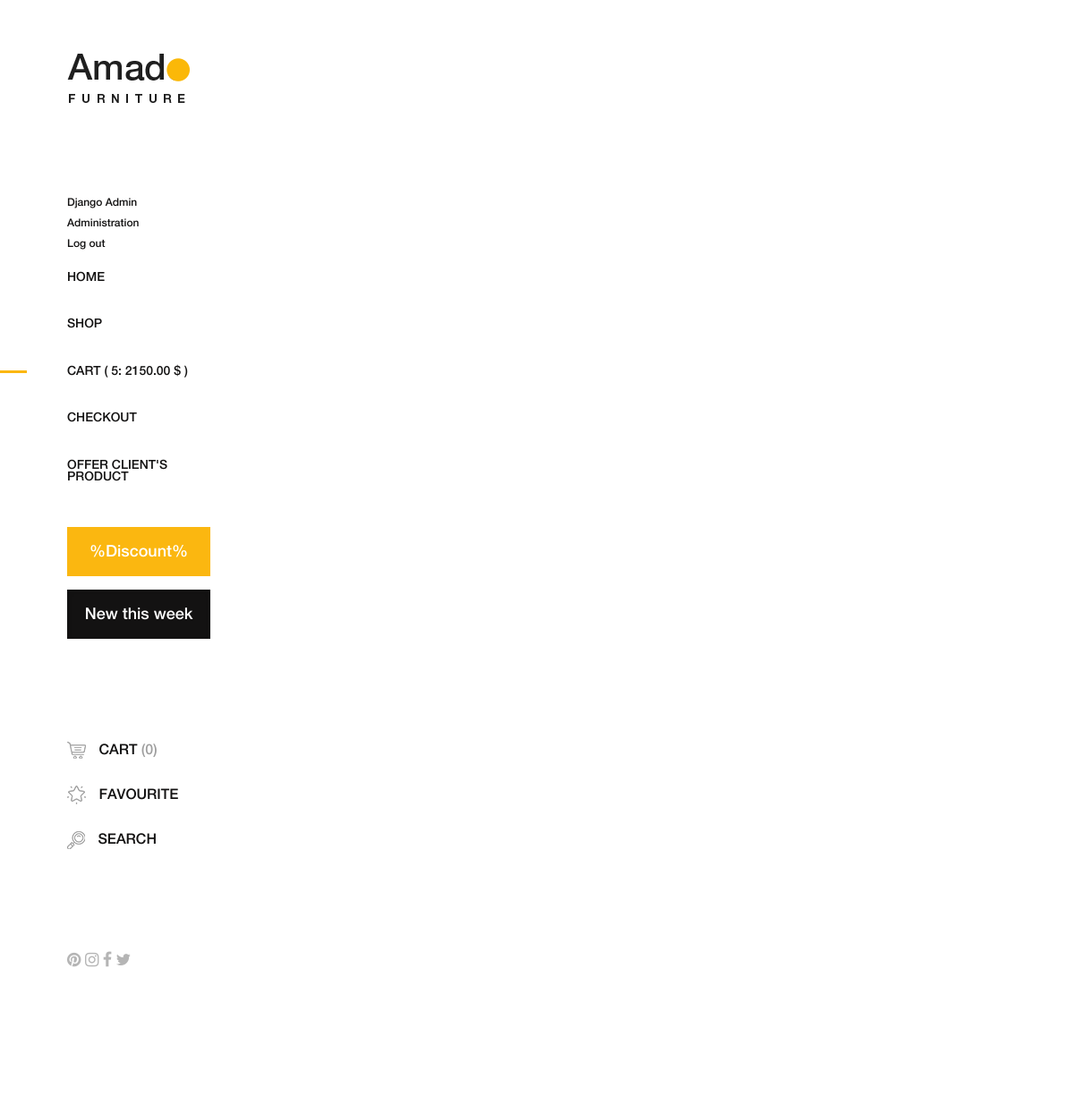
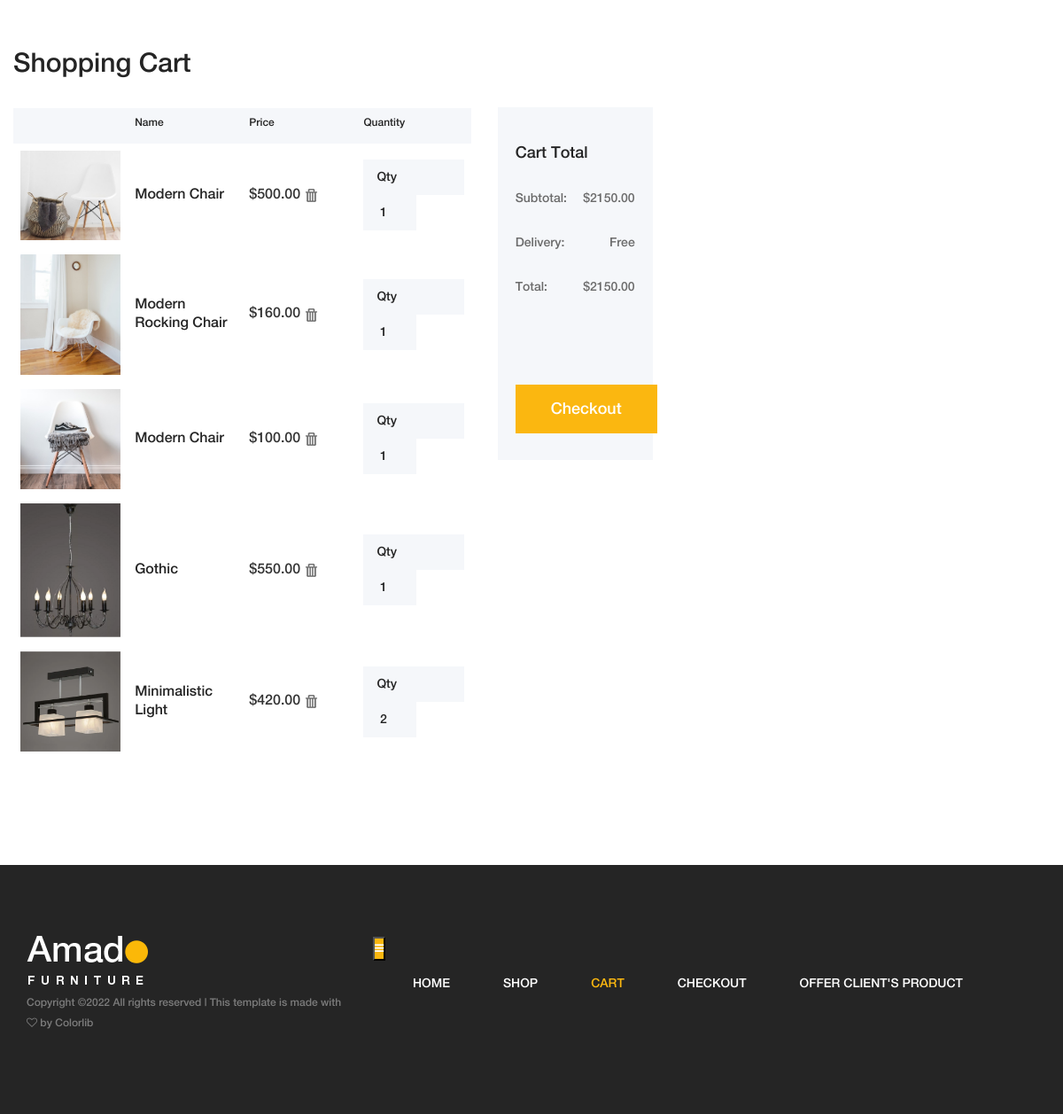
/basket/ (signed in), run on an earlier commit of the app's database (2 pictures, top to bottom).
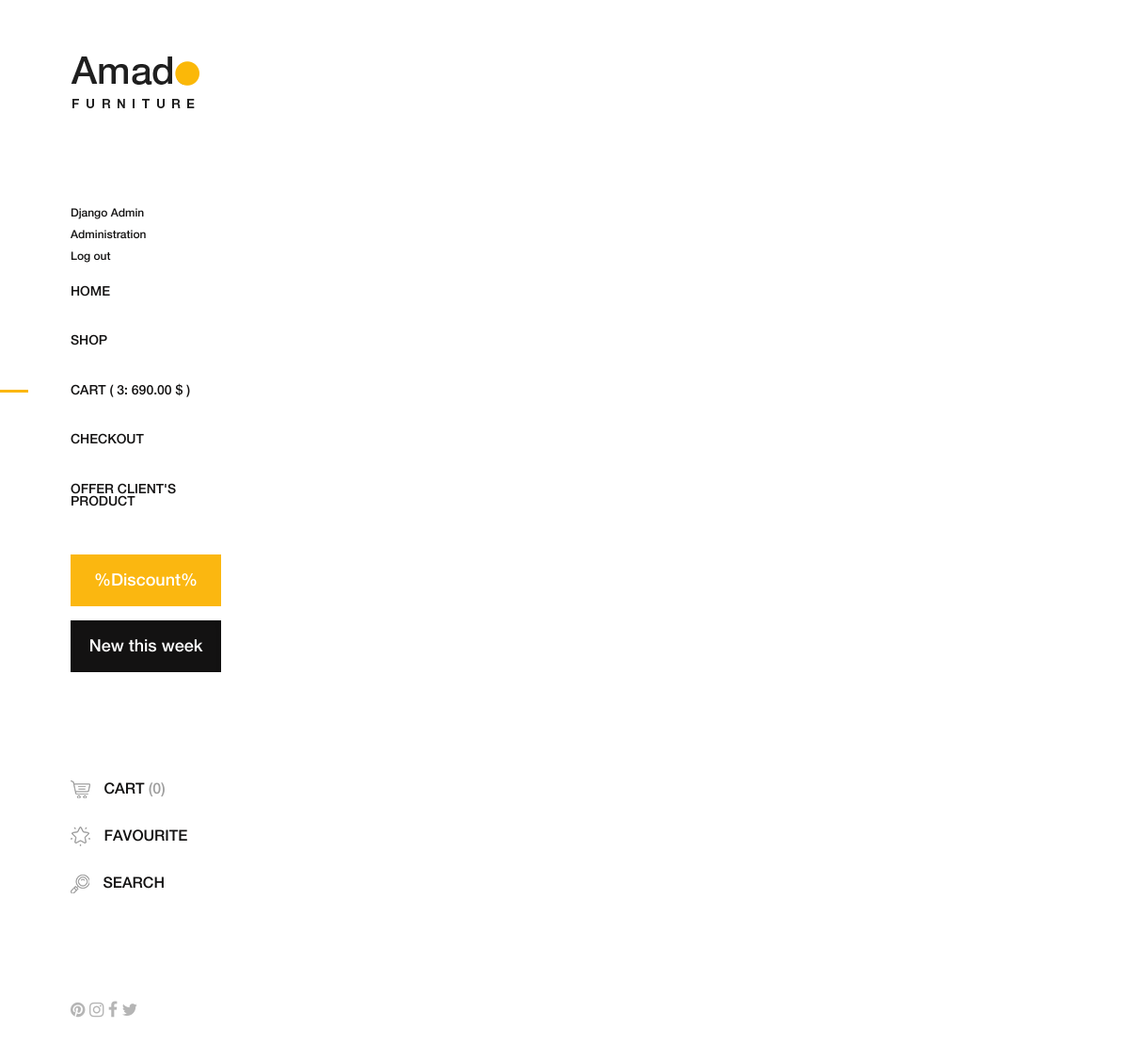
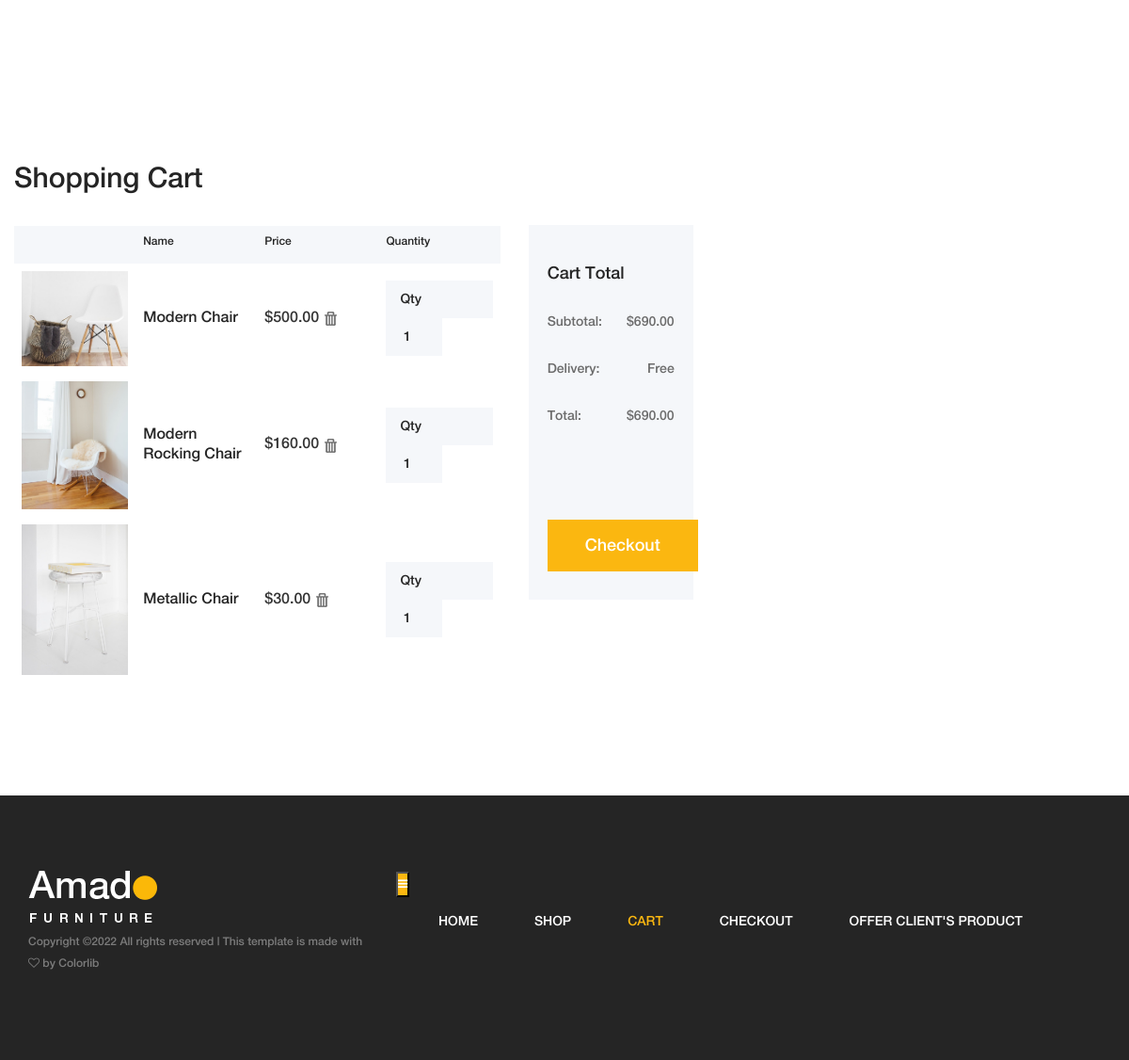
And on a later commit of the database (2 pictures, top to bottom).
### basketapp/models.py (models this page shows)
class Basket(models.Model):
    user = models.ForeignKey(settings.AUTH_USER_MODEL, on_delete=models.CASCADE, related_name='basket')
    product = models.ForeignKey(Product, on_delete=models.CASCADE)
    quantity = models.PositiveIntegerField(verbose_name='quantity', default=0)
    add_datetime = models.DateTimeField(verbose_name='add time', auto_now_add=True)
    @property
    def item_sum(self):
        _sum = self.product.price * self.quantity
        return _sum
    @property
    def total(self):
        _items = Basket.objects.filter(user=self.user)
        _total_quantity = len(set(map(lambda x: x.product, _items)))
        _total_cost = sum(list(map(lambda x: x.item_sum, _items)))
        a = self.item_sum
        return {
            "total_quantity": _total_quantity,
            "total_cost": _total_cost
        }

### authapp/models.py (models this page shows)
class ShopUser(AbstractUser):
    age = models.PositiveSmallIntegerField(verbose_name='возраст', null=True, validators=[validate_date_of_birth])
    avatar = models.ImageField(upload_to='users_avatars', blank=True)

### mainapp/models.py (models this page shows, shortened)
class Product(models.Model):
    category = models.ForeignKey(ProductCategory, on_delete=models.CASCADE)
    name = models.CharField(verbose_name='имя продукта', max_length=128, validators=[onlyLatin])
    image = models.ImageField(upload_to='products_images', blank=True)
    short_desc = models.CharField(max_length=60, verbose_name='краткое описание продукта', blank=True)
    description = models.TextField(verbose_name='Описание продукта', blank=True)
    price = models.DecimalField(verbose_name='цена продукта', max_digits=8, decimal_places=2, default=0)
    quantity = models.PositiveIntegerField(verbose_name='Количество на складе', default=0)
    is_active = models.BooleanField(default=True)

### basketapp/views.py (the view)
# urls.py: path('', basketapp.basket, name='view'),
@login_required
def basket(request):
    content = {
        'links_menu': links_menu,
        'basket': Basket.objects.filter(user=request.user)
    }
    return render(request, 'basketapp/view.html', content)

### basketapp/templates/basketapp/view.html
{% extends 'mainapp/base.html' %}
{% load static %}
{% block content %}
<div class="basket_list cart-table-area section-padding-100">
    {% include 'basketapp/includes/inc_basket_list.html' %}
</div>
{% endblock %}

### mainapp/templates/mainapp/includes/inc_navigator_menu.html
<ul>
    {% if user.is_authenticated %}
    <li>
        <a href="{% url 'auth:update' %}">
            {{ user.first_name|title|default:'User' }} {{ user.last_name|title|default:'User' }}
        </a>
    </li>
    {% endif %}
    <li>
        {% if user.is_authenticated %}
            {% if user.is_superuser %}
            <li>
                <a href="{% url 'my_admin:index' %}">
                    Administration
                </a>
            </li>
            {% endif %}
        <a href="{% url 'auth:logout' %}">
            Log out
        </a>
        {% else %}
        <a href="{% url 'auth:login' %}">
            Log in
        </a>
        {% endif %}
    </li>
</ul>
<nav class="amado-nav">
    <ul>
        {% for link in links_menu %}
        <li class="{% if request.resolver_match.view_name == link.href %}
                            active
                            {% endif %}">
            {% if link.href == 'main:shop' %}
            <a href="{% url link.href 1 %}"> {{link.name}}</a>
            {% elif link.href == 'main:index' %}
            <a href="{% url link.href %}"> {{link.name}}</a>
            {% elif link.href == 'basket:view' %}
            <a href="{% url link.href %}"> {{link.name}}
                {% if basket %}
                    ( {{basket.0.total.total_quantity}}: {{basket.0.total.total_cost}} $ )
                {% endif %}</a>
            {% else %}
            <a href="{% url link.href %}"> {{link.name}}</a>
            {% endif %}
        </li>
        {% endfor %}
    </ul>
</nav>

### basketapp/templates/basketapp/includes/inc_basket_list.html (shortened to what this page needs)
    <div class="container-fluid">
        <div class="row">
            <div class="col-12 col-lg-8">
                <div class="cart-title mt-50">
                    <h2>Shopping Cart</h2>
                </div>
                <div class="cart-table clearfix">
                    <table class="table table-responsive">
                        <thead>
                        <tr>
                            <th></th>
                            <th>Name</th>
                            <th>Price</th>
                            <th>Quantity</th>
                        </tr>
                        </thead>
                        <tbody>
                        {% for item in basket %}
                        <tr>
                            <td class="cart_product_img">
                                <a href="{% url 'main:product_details' item.product.pk %}"><img
                                        src="/media/{{ item.product.image }}" alt="Product"></a>
                            </td>
                            <td class="cart_product_desc">
                                <h5>{{ item.product.name }}</h5>
                            </td>
                            <td class="price">
                                            <span>${{ item.product.price }}   <a
                                                    href="{% url 'basketapp:remove' item.pk %}" data-toggle="tooltip"
                                                    data-placement="right" title="Remove">
                                                <img src="/static/img/core-img/remove.png" alt=""></a></span>
                            </td>
                            <td class="qty">
                                <div class="qty-btn d-flex">
                                    <p>Qty</p>
                                    <div class="quantity">
                                        <input type="number" id="qty{{item.pk}}" step="1" min="0" max="300"
                                               name="{{ item.pk }}"
                                               value="{{ item.quantity }}">
                                    </div>
                                </div>
                            </td>
                        </tr>
                        {% endfor %}
                        </tbody>
                    </table>
                </div>
            </div>
            <div class="col-12 col-lg-3">
                <div class="cart-summary">
                    <h5>Cart Total</h5>
                    <ul class="summary-table">
                        <li><span>subtotal:</span>
                            <span>{% if basket %}${{basket.0.total.total_cost}}{% else %}$0{% endif %}</span>
                        </li>
                        <li><span>delivery:</span> <span>Free</span></li>
                        <li><span>total:</span>
                            <span>{% if basket %}${{basket.0.total.total_cost}}{% else %}$0{% endif %}</span>
                        </li>
                    </ul>
                    <div class="cart-btn mt-100">
                        <a href="/cart/" class="btn amado-btn w-100">Checkout</a>
                    </div>
                </div>
            </div>
        </div>
    </div>

What changed in the data, as far as the page shows it:
removed Basket: user+product+quantity "5", user+product+quantity "2150.00", product.image (picture), product.name "Modern Chair", product.price "500.00", quantity "1", user+product+quantity "2150.00"
removed Basket: product.image (picture), product.name "Modern Chair", product.price "100.00", quantity "1"
removed Basket: product.image (picture), product.name "Gothic", product.price "550.00", quantity "1"
removed Basket: product.image (picture), product.name "Minimalistic Light", product.price "420.00", quantity "2"
added Basket: user+product+quantity "3", user+product+quantity "690.00", product.image (picture), product.name "Modern Chair", product.price "500.00", quantity "1", user+product+quantity "690.00"
added Basket: product.image (picture), product.name "Metallic Chair", product.price "30.00", quantity "1"
Also different on the page:
new list line: "CART ( : $ )"
list line gone: "CART ( : $ )"
